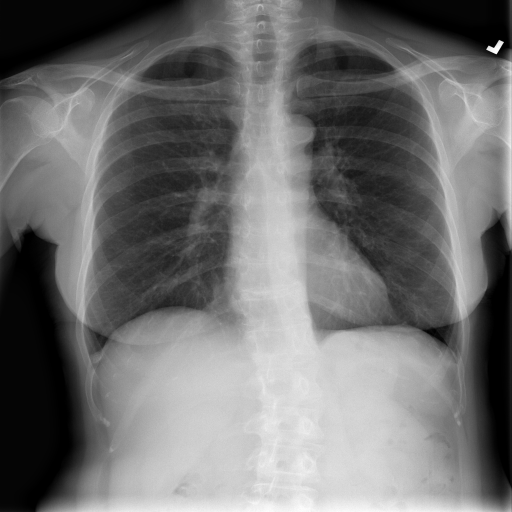
#> input picture assets/sample_hr_input.png, 1024 x 1024 px (shown at 1/2 size)
$ python golden_model.py --input ../../../assets/sample_hr_input.png
#> lines starting #> are read from the running program, lines starting #| are printed output that depends on the picture
#!/usr/bin/env python3
"""
================================================================================
Bit-Accurate Python Golden Model for Compact SRCNN (1 -> 16 -> 8 -> 1)
Hardware Acceleration on Xilinx Zynq-7020 (PYNQ-Z2)
================================================================================
Mục đích:
  Mô phỏng chính xác 100% số học số nguyên Fixed-Point của RTL phần cứng:
    1. Pixel đầu vào: S7.0 (8-bit signed [-128, 127], trừ offset 128 từ uint8 [0, 255]).
    2. Trọng số: S0.7 (8-bit signed [-1.0, +0.992], 1.624 trọng số).
    3. Biases: S24.7 (32-bit signed, 25 bias giá trị hex).
    4. Bộ tích lũy (Accumulator): S24.7 (32-bit signed integer math).
    5. Dịch bit & Kẹp biên:
       - Layer 1 (9x9, pad 4): acc >> 7, ReLU kẹp vào [0, 127].
       - Layer 2 (1x1, pad 0): acc >> 7, ReLU kẹp vào [0, 127].
       - Layer 3 (5x5, pad 2): acc >> 7, cộng 128 (OUTPUT_ZERO_POINT), kẹp vào [0, 255].
  Cam kết: 0.0 floating-point operations trong toàn bộ quá trình tích lũy và lượng tử.
================================================================================
"""

from __future__ import annotations

import argparse
import logging
import os
import sys
import time
from dataclasses import dataclass
from pathlib import Path
from typing import Dict, List, Optional, Tuple, Union

import numpy as np
from numpy.lib.stride_tricks import sliding_window_view
from PIL import Image

# ------------------------------------------------------------------------------
# LOGGING CONFIGURATION (Rule-03: Prefix standard)
# ------------------------------------------------------------------------------
logging.basicConfig(
    level=logging.INFO,
    format="%(asctime)s [%(levelname)s] %(message)s",
    datefmt="%Y-%m-%d %H:%M:%S",
)
logger = logging.getLogger("GoldenModel")

# ------------------------------------------------------------------------------
# RTL HARDWARE CONSTANTS
# ------------------------------------------------------------------------------
NUM_PARAMS_TOTAL: int = 1649
NUM_WEIGHTS_TOTAL: int = 1624
NUM_BIASES_TOTAL: int = 25

NUM_WEIGHTS_L1: int = 1296  # 16 * 1 * 9 * 9
NUM_WEIGHTS_L2: int = 128   # 8 * 16 * 1 * 1
NUM_WEIGHTS_L3: int = 200   # 1 * 8 * 5 * 5

NUM_BIASES_L1: int = 16
NUM_BIASES_L2: int = 8
NUM_BIASES_L3: int = 1

KERNEL_SIZE_L1: int = 9
PAD_L1: int = 4
KERNEL_SIZE_L2: int = 1
PAD_L2: int = 0
KERNEL_SIZE_L3: int = 5
PAD_L3: int = 2

SHIFT_BITS: int = 7
INPUT_OFFSET: int = 128
OUTPUT_ZERO_POINT: int = 128
RELU_CLAMP_MIN: int = 0
RELU_CLAMP_MAX: int = 127
UINT8_MIN: int = 0
UINT8_MAX: int = 255


# ------------------------------------------------------------------------------
# DATA STRUCTURES
# ------------------------------------------------------------------------------
@dataclass(frozen=True)
class HardwareWeights:
    """Tập hợp toàn bộ trọng số và bias phần cứng đã phân rã theo tầng."""

    w1: np.ndarray  # Shape: (16, 1, 9, 9), int8
    b1: np.ndarray  # Shape: (16,), int32
    w2: np.ndarray  # Shape: (8, 16, 1, 1), int8
    b2: np.ndarray  # Shape: (8,), int32
    w3: np.ndarray  # Shape: (1, 8, 5, 5), int8
    b3: np.ndarray  # Shape: (1,), int32


# ------------------------------------------------------------------------------
# WEIGHT LOADER & HEX PARSER
# ------------------------------------------------------------------------------
def parse_signed_hex_byte(hex_str: str) -> int:
    """Chuyển chuỗi hex 2 ký tự (bù 2) thành số nguyên có dấu 8-bit [-128, 127]."""
    val = int(hex_str.strip(), 16)
    if val >= 128:
        val -= 256
    return val


def parse_signed_hex_word(hex_str: str) -> int:
    """Chuyển chuỗi hex 8 ký tự (bù 2) thành số nguyên có dấu 32-bit."""
    val = int(hex_str.strip(), 16)
    if val >= (1 << 31):
        val -= (1 << 32)
    return val


def load_hardware_weights(
    weights_path: Union[str, Path],
    biases_path: Union[str, Path],
) -> HardwareWeights:
    """
    Đọc và phân rã các file hex trọng số và bias phần cứng RTL.

    Args:
        weights_path: Đường dẫn file weights_hex_clean.txt (1.624 dòng).
        biases_path: Đường dẫn file biases_hex_clean.txt (25 dòng).

    Returns:
        HardwareWeights chứa các mảng numpy int8 và int32.
    """
    w_path = Path(weights_path)
    b_path = Path(biases_path)

    if not w_path.exists():
        raise FileNotFoundError(f"Không tìm thấy file trọng số: {w_path}")
    if not b_path.exists():
        raise FileNotFoundError(f"Không tìm thấy file biases: {b_path}")

    with open(w_path, "r", encoding="utf-8") as f:
#> (reads code hardware/weights_hex_clean.txt from the repository)
        w_lines = [line.strip() for line in f if line.strip()]
    with open(b_path, "r", encoding="utf-8") as f:
#> (reads code hardware/biases_hex_clean.txt from the repository)
        b_lines = [line.strip() for line in f if line.strip()]

    if len(w_lines) != NUM_WEIGHTS_TOTAL:
        raise ValueError(
            f"[VALIDATE] Số dòng trọng số không hợp lệ: {len(w_lines)} != {NUM_WEIGHTS_TOTAL}"
        )
    if len(b_lines) != NUM_BIASES_TOTAL:
        raise ValueError(
            f"[VALIDATE] Số dòng bias không hợp lệ: {len(b_lines)} != {NUM_BIASES_TOTAL}"
        )

    # Chuyển đổi định dạng bù 2
    raw_weights = np.array([parse_signed_hex_byte(h) for h in w_lines], dtype=np.int8)
    raw_biases = np.array([parse_signed_hex_word(h) for h in b_lines], dtype=np.int32)
#> in main, img is the input picture: PIL image 1024x1024 RGB; min 0, max 255, mean 111.7

    # Phân bổ trọng số theo layout PyTorch contiguous tensor
    # Layer 1: [16, 1, 9, 9] (0..1295)
    w1 = raw_weights[0:NUM_WEIGHTS_L1].reshape(16, 1, KERNEL_SIZE_L1, KERNEL_SIZE_L1)
    b1 = raw_biases[0:NUM_BIASES_L1]

    # Layer 2: [8, 16, 1, 1] (1296..1423)
    offset_w2 = NUM_WEIGHTS_L1
    w2 = raw_weights[offset_w2 : offset_w2 + NUM_WEIGHTS_L2].reshape(8, 16, 1, 1)
    offset_b2 = NUM_BIASES_L1
    b2 = raw_biases[offset_b2 : offset_b2 + NUM_BIASES_L2]

    # Layer 3: [1, 8, 5, 5] (1424..1623)
    offset_w3 = offset_w2 + NUM_WEIGHTS_L2
    w3 = raw_weights[offset_w3 : offset_w3 + NUM_WEIGHTS_L3].reshape(1, 8, KERNEL_SIZE_L3, KERNEL_SIZE_L3)
    offset_b3 = offset_b2 + NUM_BIASES_L2
    b3 = raw_biases[offset_b3 : offset_b3 + NUM_BIASES_L3]

    logger.info(
        f"[LOAD] Nạp thành công trọng số phần cứng: "
        f"L1={w1.shape} (non-zero: {np.count_nonzero(w1)}), "
        f"L2={w2.shape} (non-zero: {np.count_nonzero(w2)}), "
        f"L3={w3.shape} (non-zero: {np.count_nonzero(w3)})"
    )

    return HardwareWeights(w1=w1, b1=b1, w2=w2, b2=b2, w3=w3, b3=b3)


# ------------------------------------------------------------------------------
# CORE BIT-ACCURATE RTL CONVOLUTION LAYERS
# ------------------------------------------------------------------------------
def conv_layer1_rtl(
    input_s7: np.ndarray,
    weights_s0_7: np.ndarray,
    biases_s24_7: np.ndarray,
) -> np.ndarray:
    """
    Mô phỏng Bit-Accurate Layer 1: Conv2d(1, 16, kernel_size=9, padding=4) + ReLU.

    Số học:
      - Đệm 0 (zero-padding 4 pixels).
      - Tích lũy số nguyên 32-bit có dấu (S24.7): acc = bias + sum(pix * w).
      - Dịch bit phải số học: shifted = acc >> 7.
      - Kẹp biên ReLU: [0, 127].

    Args:
        input_s7: Ảnh đầu vào 2D shape (H, W) kiểu int8 [-128, 127].
        weights_s0_7: Trọng số shape (16, 1, 9, 9) kiểu int8.
        biases_s24_7: Bias shape (16,) kiểu int32.

    Returns:
        Features shape (16, H, W) kiểu int8 trong khoảng [0, 127].
    """
    height, width = input_s7.shape
#> height = 1024; width = 1024

    # Zero-padding 4 pixels
    padded = np.pad(
        input_s7.astype(np.int32),
        PAD_L1,
        mode="constant",
        constant_values=0,
    )
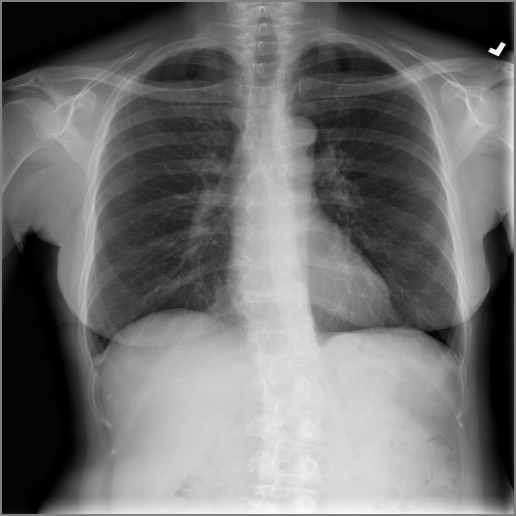
#> padded: shape (1032, 1032) int32 (shown at 1/2 size); min -128, max 127, mean -16; drawn with min black and max white

    # Trích xuất toàn bộ cửa sổ 9x9 không gian (H, W, 9, 9)
    windows = sliding_window_view(padded, (KERNEL_SIZE_L1, KERNEL_SIZE_L1))
    windows_flat = windows.reshape(height * width, KERNEL_SIZE_L1 * KERNEL_SIZE_L1)

    # Trọng số tầng 1: (16, 81)
    w_matrix = weights_s0_7[:, 0, :, :].reshape(16, KERNEL_SIZE_L1 * KERNEL_SIZE_L1).astype(np.int32)

    # Phép nhân tích chập số nguyên (Integer matrix multiplication: H*W, 16)
    accumulators = (windows_flat @ w_matrix.T).reshape(height, width, 16) + biases_s24_7
    accumulators = np.transpose(accumulators, (2, 0, 1))  # Shape: (16, H, W)

    # Dịch bit phải số học (>> 7) và kẹp biên ReLU [0, 127]
    shifted = accumulators >> SHIFT_BITS
    features_out = np.clip(shifted, RELU_CLAMP_MIN, RELU_CLAMP_MAX).astype(np.int8)

    return features_out


def conv_layer2_rtl(
    l1_features: np.ndarray,
    weights_s0_7: np.ndarray,
    biases_s24_7: np.ndarray,
) -> np.ndarray:
    """
    Mô phỏng Bit-Accurate Layer 2: Pointwise Conv2d(16, 8, kernel_size=1, padding=0) + ReLU.

    Số học:
      - Tích chập điểm 1x1 chia sẻ qua 16 kênh vào, 8 kênh ra.
      - Tích lũy số nguyên 32-bit có dấu: acc = bias + sum(l1 * w).
      - Dịch bit phải số học: shifted = acc >> 7.
      - Kẹp biên ReLU: [0, 127].

    Args:
        l1_features: Features từ L1 shape (16, H, W) kiểu int8 [0, 127].
        weights_s0_7: Trọng số shape (8, 16, 1, 1) kiểu int8.
        biases_s24_7: Bias shape (8,) kiểu int32.

    Returns:
        Features shape (8, H, W) kiểu int8 trong khoảng [0, 127].
    """
    num_out_channels, num_in_channels, _, _ = weights_s0_7.shape
#> num_out_channels = 8; num_in_channels = 16
    _, height, width = l1_features.shape
#> height = 1024; width = 1024

    # Ma trận trọng số (8, 16)
    w_matrix = weights_s0_7[:, :, 0, 0].astype(np.int32)
    # Features phẳng hóa (16, H * W)
    feats_flat = l1_features.astype(np.int32).reshape(num_in_channels, height * width)

    # Nhân ma trận số nguyên: (8, H * W) + bias
    accumulators = (w_matrix @ feats_flat).reshape(num_out_channels, height, width)
    accumulators += biases_s24_7[:, None, None]

    # Dịch bit phải số học (>> 7) và kẹp biên ReLU [0, 127]
    shifted = accumulators >> SHIFT_BITS
    features_out = np.clip(shifted, RELU_CLAMP_MIN, RELU_CLAMP_MAX).astype(np.int8)

    return features_out


def conv_layer3_rtl(
    l2_features: np.ndarray,
    weights_s0_7: np.ndarray,
    bias_s24_7: int,
    output_zero_point: int = OUTPUT_ZERO_POINT,
) -> np.ndarray:
    """
    Mô phỏng Bit-Accurate Layer 3: Conv2d(8, 1, kernel_size=5, padding=2) + Offset Unsigned.

    Số học:
      - Đệm 0 (zero-padding 2 pixels).
      - Tích lũy số nguyên 32-bit có dấu: acc = bias + sum(l2 * w).
      - Dịch bit phải số học: shifted = acc >> 7.
      - Khôi phục miền không dấu: adjusted = shifted + OUTPUT_ZERO_POINT (128).
      - Kẹp biên uint8: [0, 255].

    Args:
        l2_features: Features từ L2 shape (8, H, W) kiểu int8 [0, 127].
        weights_s0_7: Trọng số shape (1, 8, 5, 5) kiểu int8.
        bias_s24_7: Giá trị bias đơn lẻ (32-bit signed).
        output_zero_point: Điểm 0 khôi phục ảnh không dấu (mặc định 128).

    Returns:
        Ảnh siêu phân giải 2D shape (H, W) kiểu uint8 [0, 255].
    """
#> called with l2_features = array of shape (8, 1024, 1024), weights_s0_7 = array of shape (1, 8, 5, 5), bias_s24_7 = 0, output_zero_point = 128
    _, height, width = l2_features.shape
#> height = 1024; width = 1024

    # Zero-padding 2 pixels trên trục chiều cao và chiều rộng
    padded = np.pad(
        l2_features.astype(np.int32),
        ((0, 0), (PAD_L3, PAD_L3), (PAD_L3, PAD_L3)),
        mode="constant",
        constant_values=0,
    )

    # Trích xuất cửa sổ 5x5 trên từng kênh: shape (8, H, W, 5, 5)
    windows = sliding_window_view(padded, (KERNEL_SIZE_L3, KERNEL_SIZE_L3), axis=(1, 2))
    # Chuyển trục để ghép 8 kênh vào vector 200 phần tử: shape (H * W, 200)
    windows_flat = np.transpose(windows, (1, 2, 0, 3, 4)).reshape(height * width, NUM_WEIGHTS_L3)

    # Trọng số tầng 3 phẳng hóa: shape (200,)
    w_vector = weights_s0_7[0].reshape(NUM_WEIGHTS_L3).astype(np.int32)
#> w_vector = 200 values, max 32 at index 12, min -32 at index 112, mean 0

    # Nhân tích chập: (H * W,)
    accumulators = (windows_flat @ w_vector).reshape(height, width) + int(bias_s24_7)

    # Dịch bit phải số học (>> 7)
    shifted = accumulators >> SHIFT_BITS
    # Khôi phục giá trị pixel không dấu và kẹp biên uint8 [0, 255]
    adjusted = shifted + output_zero_point
    image_out = np.clip(adjusted, UINT8_MIN, UINT8_MAX).astype(np.uint8)

    return image_out


# ------------------------------------------------------------------------------
# COMPACT SRCNN GOLDEN MODEL CLASS
# ------------------------------------------------------------------------------
class CompactSRCNN_GoldenModel:
    """
    Mô hình Golden Model đại diện chuẩn xác tuyệt đối cho IP Core phần cứng Compact SRCNN.

    Sử dụng 100% phép toán số học số nguyên (Integer Math).
    Không dùng float32 để loại bỏ hoàn toàn sai số làm tròn (Zero Roundoff Error).
    """

    def __init__(
        self,
        weights_path: Optional[Union[str, Path]] = None,
        biases_path: Optional[Union[str, Path]] = None,
    ) -> None:
        default_dir = Path(__file__).resolve().parent.parent / "weights_fixed_point"
        w_path = weights_path or (default_dir / "weights_hex_clean.txt")
        b_path = biases_path or (default_dir / "biases_hex_clean.txt")

        self.weights = load_hardware_weights(w_path, b_path)
        logger.info("[GOLDEN_MODEL] Khởi tạo thành công Bit-Accurate Golden Model.")

    def forward_s7(self, input_s7: np.ndarray) -> np.ndarray:
        """
        Thực thi forward pass trên dữ liệu S7.0 đã trừ offset 128.

        Args:
            input_s7: Mảng 2D int8 shape (H, W).

        Returns:
            Ảnh đầu ra 2D uint8 shape (H, W).
        """
        l1 = conv_layer1_rtl(input_s7, self.weights.w1, self.weights.b1)
        l2 = conv_layer2_rtl(l1, self.weights.w2, self.weights.b2)
        out = conv_layer3_rtl(l2, self.weights.w3, int(self.weights.b3[0]))
        return out

    def process_image(self, image_uint8: np.ndarray, scale: int = 1) -> np.ndarray:
        """
        Thực thi siêu phân giải từ ảnh grayscale [0, 255].

        Args:
            image_uint8: Mảng numpy 2D uint8 [0, 255].
            scale: Hệ số phóng đại bicubic trước khi vào mạng (mặc định 1 nếu ảnh đã upscale, 2 nếu ảnh là LR).

        Returns:
            Ảnh tái tạo 2D uint8 [0, 255].
        """
        if image_uint8.ndim != 2:
            raise ValueError(f"[VALIDATE] Ảnh đầu vào phải là ảnh xám 2D, nhận shape: {image_uint8.shape}")
        if image_uint8.dtype != np.uint8:
            raise TypeError(f"[VALIDATE] Kiểu dữ liệu ảnh phải là uint8, nhận: {image_uint8.dtype}")

        if scale > 1:
            h, w = image_uint8.shape
            pil_img = Image.fromarray(image_uint8)
            pil_bicubic = pil_img.resize((w * scale, h * scale), Image.Resampling.BICUBIC)
            image_uint8 = np.array(pil_bicubic, dtype=np.uint8)

        # Chuyển đổi từ không dấu [0, 255] sang S7.0 có dấu [-128, 127]
        input_s7 = (image_uint8.astype(np.int16) - INPUT_OFFSET).astype(np.int8)

        # Chạy forward pass
        return self.forward_s7(input_s7)


# ------------------------------------------------------------------------------
# SELF-TEST & VERIFICATION FUNCTIONS
# ------------------------------------------------------------------------------
# [113 lines left out: functions run_functional_tb_verification, run_smoke_test_zero_weights, run_trained_model_benchmark, not called in this run]


# ------------------------------------------------------------------------------
# CLI INTERFACE
# ------------------------------------------------------------------------------
def main() -> None:
    parser = argparse.ArgumentParser(
        description="Bit-Accurate Python Golden Model cho Compact SRCNN trên PYNQ-Z2 (Request 2)."
    )
    parser.add_argument("--test", action="store_true", help="Chạy toàn bộ unit tests kiểm thử RTL")
    parser.add_argument("--weights", type=str, default=None, help="Đường dẫn file weights_hex_clean.txt")
    parser.add_argument("--biases", type=str, default=None, help="Đường dẫn file biases_hex_clean.txt")
    parser.add_argument("--input", type=str, default=None, help="Đường dẫn ảnh xám đầu vào để xử lý")
    parser.add_argument("--output", type=str, default=None, help="Đường dẫn lưu ảnh siêu phân giải đầu ra")

    args = parser.parse_args()

    if args.test or (args.input is None):
        logger.info("[START] Bắt đầu quy trình kiểm tra toàn diện Golden Model...")
        pass_func = run_functional_tb_verification()
        pass_smoke = run_smoke_test_zero_weights()
        pass_bench = run_trained_model_benchmark(num_images=3)

        if pass_func and pass_smoke and pass_bench:
            logger.info("================================================================================")
            logger.info("✅ XÁC THỰC HOÀN TẤT: Python Golden Model hoàn toàn Bit-Accurate với RTL phần cứng.")
            logger.info("================================================================================")
        else:
            logger.error("❌ XÁC THỰC THẤT BẠI: Phát hiện sai số giữa Golden Model và định nghĩa phần cứng.")
            sys.exit(1)

    if args.input is not None:
        in_path = Path(args.input)
        if not in_path.exists():
            raise FileNotFoundError(f"Không tìm thấy file ảnh đầu vào: {in_path}")

        model = CompactSRCNN_GoldenModel(args.weights, args.biases)
        with Image.open(in_path) as img:
            arr = np.array(img.convert("L"), dtype=np.uint8)

        logger.info(f"[INFERENCE] Đang xử lý ảnh: {in_path.name} ({arr.shape})...")
        t0 = time.perf_counter()
        out_arr = model.process_image(arr)
        elapsed = (time.perf_counter() - t0) * 1000.0

        out_path = Path(args.output) if args.output else in_path.parent / f"{in_path.stem}_golden_sr.png"
        Image.fromarray(out_arr).save(out_path)
        logger.info(f"[OUTPUT] Đã lưu ảnh siêu phân giải tại: {out_path} (Thời gian: {elapsed:.2f} ms)")


if __name__ == "__main__":
    main()
